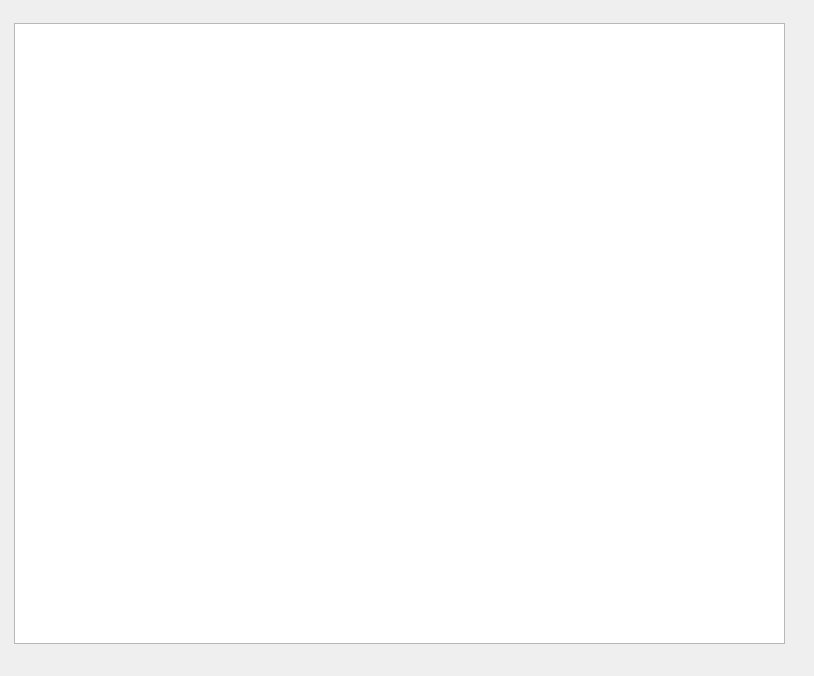
<?xml version="1.0" encoding="UTF-8"?>
<ui version="4.0">
 <class>Data_Bus_Inspector</class>
 <widget class="QWidget" name="Data_Bus_Inspector">
  <property name="geometry">
   <rect>
    <x>0</x>
    <y>0</y>
    <width>814</width>
    <height>676</height>
   </rect>
  </property>
  <property name="windowTitle">
   <string>CPU Data Bus Inspector</string>
  </property>
  <widget class="QTableWidget" name="memory_table">
   <property name="geometry">
    <rect>
     <x>14</x>
     <y>23</y>
     <width>771</width>
     <height>621</height>
    </rect>
   </property>
   <property name="sizePolicy">
    <sizepolicy hsizetype="Fixed" vsizetype="Fixed">
     <horstretch>0</horstretch>
     <verstretch>0</verstretch>
    </sizepolicy>
   </property>
   <property name="minimumSize">
    <size>
     <width>457</width>
     <height>380</height>
    </size>
   </property>
   <property name="maximumSize">
    <size>
     <width>1200</width>
     <height>800</height>
    </size>
   </property>
  </widget>
 </widget>
 <resources/>
 <connections/>
</ui>
